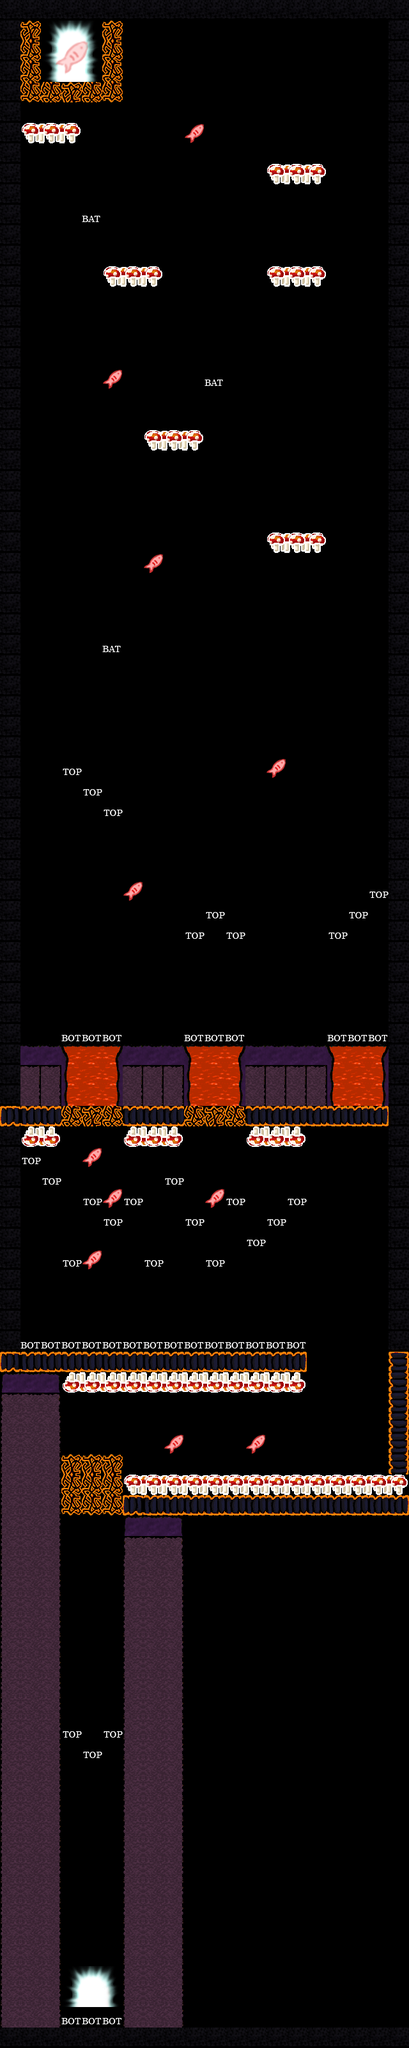

This is a level from a 2D game, rendered from its Tiled map with the project's own tilesets. A one-line summary and the map file follow, with tile-layer data summarised:
An orthogonal 20x100 tile map with 32x32 px tiles, 3 tile layers (background, foreground, object), 2 tilesets.

<map version="1.0" orientation="orthogonal" width="20" height="100" tilewidth="32" tileheight="32">
 <tileset firstgid="1" source="hellTiles.tsx" />
 <tileset firstgid="201" source="salmonTiles.tsx" />
 <layer name="background" width="20" height="100">
  <data>[2000 cells, 0 non-empty, 0 distinct tile ids]</data>
 </layer>
 <layer name="foreground" width="20" height="100">
  <data>[2000 cells, 540 non-empty, 55 distinct tile ids]</data>
 </layer>
 <layer name="object" width="20" height="100">
  <data>[2000 cells, 78 non-empty, 8 distinct tile ids]</data>
 </layer>
</map>
